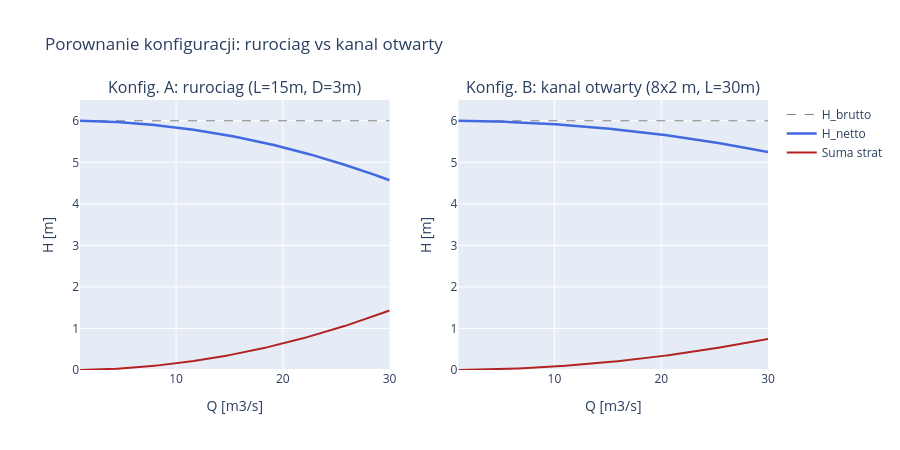

The cell this chart's notebook holds for it:
### Markdown cell above
**Prompt do LLM:**
> *"Napisz kod ktory zlozy model strat dla przykladowej instalacji rurociagowej:
> krata + rurociag (D=1.5m, L=50m) + 2 kolana + zasuwa + spirala + rura ssawna.
> Oblicz spad netto H_net(Q) i narysuj wykres H_gross vs H_net."*

**Uzyte funkcje:** `src.losses.total_head_loss()`, `src.losses.net_head()`

### Code cell
# === DWIE KONFIGURACJE EW DO PORONANIA ===
# Wymiary dopasowane do Q_design ≈ 23 m3/s na turbine.

D_pipe = 3.0
A_pipe = np.pi * D_pipe**2 / 4

# Konfiguracja A: krotki rurociag (typowa dla starych elektrowni)
loss_fns_pipe = [
    lambda Q: trash_rack_loss(Q, A_rack=25.0, bar_width=0.012, bar_spacing=0.05),
    lambda Q: pipe_friction_loss(Q, D=D_pipe, L=15.0, k_s=0.001),  # KROTKI rurociag
    lambda Q: minor_loss(Q, A_pipe, xi=0.15),     # wlot zaokraglony
    lambda Q: minor_loss(Q, A_pipe, xi=0.25),     # kolano
    lambda Q: minor_loss(Q, A_pipe, xi=0.3),      # zasuwa
    lambda Q: minor_loss(Q, A=3.5, xi=0.10),      # spirala
    lambda Q: minor_loss(Q, A=6.0, xi=0.25),      # rura ssawna
]

# Konfiguracja B: kanal otwarty (typowa dla nowszych niskospadowych EW)
loss_fns_channel = [
    lambda Q: trash_rack_loss(Q, A_rack=25.0, bar_width=0.012, bar_spacing=0.05),
    lambda Q: manning_loss(Q, b=8.0, h=2.0, L=30.0, n_manning=0.013),  # kanal betonowy
    lambda Q: minor_loss(Q, A=16.0, xi=0.10),     # wlot do kanalu/zwezki
    lambda Q: minor_loss(Q, A=3.5, xi=0.10),      # spirala
    lambda Q: minor_loss(Q, A=6.0, xi=0.25),      # rura ssawna
]

H_gross = 6.0
Q_range = np.linspace(1, 30, 200)

dH_pipe = total_head_loss(Q_range, loss_fns_pipe)
dH_chan = total_head_loss(Q_range, loss_fns_channel)
Hn_pipe = net_head(H_gross, Q_range, loss_fns_pipe)
Hn_chan = net_head(H_gross, Q_range, loss_fns_channel)

fig = make_subplots(rows=1, cols=2,
    subplot_titles=['Konfig. A: rurociag (L=15m, D=3m)',
                    'Konfig. B: kanal otwarty (8x2 m, L=30m)'])
for col, (dH, Hn, title) in enumerate([
    (dH_pipe, Hn_pipe, 'A'),
    (dH_chan, Hn_chan, 'B'),
], start=1):
    fig.add_trace(go.Scatter(x=Q_range, y=np.full_like(Q_range, H_gross),
        name='H_brutto', line=dict(color='gray', dash='dash', width=1),
        showlegend=(col == 1)), row=1, col=col)
    fig.add_trace(go.Scatter(x=Q_range, y=Hn, name='H_netto',
        line=dict(color='royalblue', width=2.5),
        showlegend=(col == 1)), row=1, col=col)
    fig.add_trace(go.Scatter(x=Q_range, y=dH, name='Suma strat',
        line=dict(color='firebrick', width=2),
        showlegend=(col == 1)), row=1, col=col)
fig.update_xaxes(title_text='Q [m3/s]')
fig.update_yaxes(title_text='H [m]', range=[0, H_gross + 0.5])
fig.update_layout(height=450, hovermode='x unified',
    title='Porownanie konfiguracji: rurociag vs kanal otwarty')
fig.show()

# Liczby przy Q_design
Q_test = 23.0
dH_A = float(total_head_loss(Q_test, loss_fns_pipe))
dH_B = float(total_head_loss(Q_test, loss_fns_channel))
print(f'Przy Q = {Q_test} m3/s (Q_design na turbine, H_brutto = {H_gross} m):')
print(f'  Konfig. A (rurociag):     dH = {dH_A:.3f} m ({dH_A/H_gross*100:.1f}% H_brutto)')
print(f'  Konfig. B (kanal otwarty): dH = {dH_B:.3f} m ({dH_B/H_gross*100:.1f}% H_brutto)')
print()
print(f'Roznica strat: {(dH_A - dH_B)*100:.1f} cm na korzysc kanalu.')
print('Wybor: kanal otwarty wygrywa hydrauliczne, ale ma wyzsze koszty civil i ryzyka eksploatacyjne.')

# Dla dalszej analizy uzywamy konfiguracji B (krotki kanal) jako reprezentatywnej:
loss_fns = loss_fns_channel

### Figure 1 — Plotly figure (JSON) as saved in the notebook; plotly's stock layout.template omitted (floating-point values rounded to 4 significant figures; data arrays with more than 128 entries replaced by an {"elided": "..."} marker saying what was removed)
{"data": [{"line": {"color": "gray", "dash": "dash", "width": 1}, "name": "H_brutto", "showlegend": true, "type": "scatter", "x": {"elided": "200 float values"}, "xaxis": "x", "y": {"elided": "200 float values"}, "yaxis": "y"}, {"line": {"color": "royalblue", "width": 2.5}, "name": "H_netto", "showlegend": true, "type": "scatter", "x": {"elided": "200 float values"}, "xaxis": "x", "y": {"elided": "200 float values"}, "yaxis": "y"}, {"line": {"color": "firebrick", "width": 2}, "name": "Suma strat", "showlegend": true, "type": "scatter", "x": {"elided": "200 float values"}, "xaxis": "x", "y": {"elided": "200 float values"}, "yaxis": "y"}, {"line": {"color": "gray", "dash": "dash", "width": 1}, "name": "H_brutto", "showlegend": false, "type": "scatter", "x": {"elided": "200 float values"}, "xaxis": "x2", "y": {"elided": "200 float values"}, "yaxis": "y2"}, {"line": {"color": "royalblue", "width": 2.5}, "name": "H_netto", "showlegend": false, "type": "scatter", "x": {"elided": "200 float values"}, "xaxis": "x2", "y": {"elided": "200 float values"}, "yaxis": "y2"}, {"line": {"color": "firebrick", "width": 2}, "name": "Suma strat", "showlegend": false, "type": "scatter", "x": {"elided": "200 float values"}, "xaxis": "x2", "y": {"elided": "200 float values"}, "yaxis": "y2"}], "layout": {"annotations": [{"font": {"size": 16}, "showarrow": false, "text": "Konfig. A: rurociag (L=15m, D=3m)", "x": 0.225, "xanchor": "center", "xref": "paper", "y": 1, "yanchor": "bottom", "yref": "paper"}, {"font": {"size": 16}, "showarrow": false, "text": "Konfig. B: kanal otwarty (8x2 m, L=30m)", "x": 0.775, "xanchor": "center", "xref": "paper", "y": 1, "yanchor": "bottom", "yref": "paper"}], "height": 450, "hovermode": "x unified", "title": {"text": "Porownanie konfiguracji: rurociag vs kanal otwarty"}, "xaxis": {"anchor": "y", "domain": [0, 0.45], "title": {"text": "Q [m3/s]"}}, "xaxis2": {"anchor": "y2", "domain": [0.55, 1], "title": {"text": "Q [m3/s]"}}, "yaxis": {"anchor": "x", "domain": [0, 1], "range": [0, 6.5], "title": {"text": "H [m]"}}, "yaxis2": {"anchor": "x2", "domain": [0, 1], "range": [0, 6.5], "title": {"text": "H [m]"}}}}
